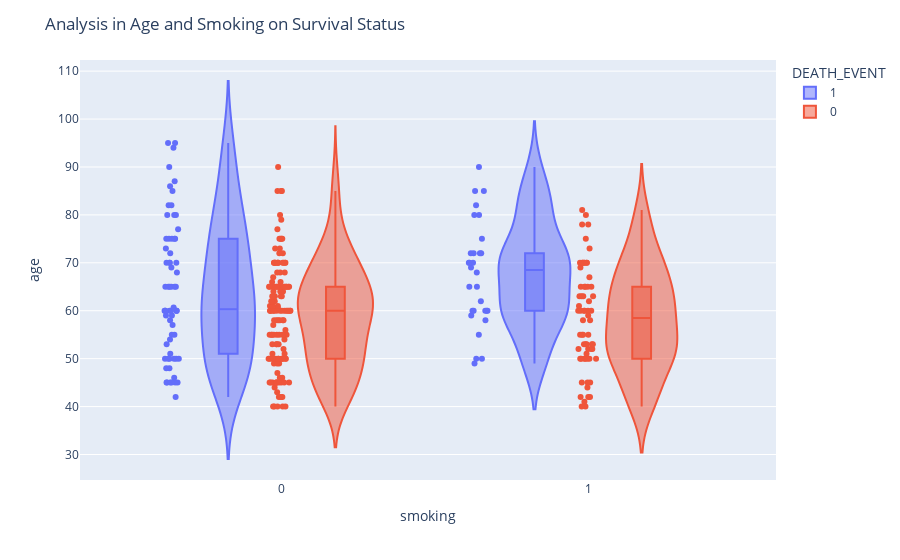

Notebook cell for this chart:
### Markdown cell above
Age Report

* Survival spread is high in age's flow of 40 to 70
* The Survival is high for both male between 50 to 60 and female's age between 60 to 70 respectively

### Code cell
fig = px.violin(heart_data, y="age", x="smoking", color="DEATH_EVENT", box=True, points="all", hover_data=heart_data.columns)
fig.update_layout(title_text="Analysis in Age and Smoking on Survival Status")
fig.show()

### Figure 1 — Plotly figure (JSON) as saved in the notebook; plotly's stock layout.template omitted (floating-point values rounded to 4 significant figures; data arrays with more than 128 entries replaced by an {"elided": "..."} marker saying what was removed)
{"data": [{"alignmentgroup": "True", "box": {"visible": true}, "customdata": {"elided": "96x13 float values"}, "hovertemplate": "DEATH_EVENT=%{customdata[12]}<br>smoking=%{customdata[10]}<br>age=%{customdata[0]}<br>anaemia=%{customdata[1]}<br>creatinine_phosphokinase=%{customdata[2]}<br>diabetes=%{customdata[3]}<br>ejection_fraction=%{customdata[4]}<br>high_blood_pressure=%{customdata[5]}<br>platelets=%{customdata[6]}<br>serum_creatinine=%{customdata[7]}<br>serum_sodium=%{customdata[8]}<br>sex=%{customdata[9]}<br>time=%{customdata[11]}<extra></extra>", "legendgroup": "1", "marker": {"color": "#636efa"}, "name": "1", "offsetgroup": "1", "orientation": "v", "points": "all", "scalegroup": "True", "showlegend": true, "type": "violin", "x": [0, 0, 1, 0, 0, 1, 0, 1, 0, 1, 1, 1, 0, 0, 0, 0, 0, 0, 0, 0, 1, 0, 1, 0, 1, 0, 1, 0, 0, 0, 0, 0, 0, 0, 0, 1, 1, 1, 0, 1, 0, 1, 0, 0, 0, 0, 0, 0, 1, 0, 1, 1, 0, 0, 0, 1, 0, 1, 0, 0, 1, 1, 1, 0, 0, 0, 1, 1, 0, 0, 0, 0, 0, 1, 0, 0, 0, 0, 0, 0, 1, 1, 0, 1, 0, 0, 0, 0, 0, 0, 0, 0, 0, 0, 0, 1], "x0": " ", "xaxis": "x", "y": [75.0, 55.0, 65.0, 50.0, 65.0, 90.0, 75.0, 60.0, 65.0, 80.0, 75.0, 62.0, 45.0, 50.0, 82.0, 87.0, 45.0, 70.0, 48.0, 65.0, 68.0, 75.0, 80.0, 95.0, 70.0, 58.0, 82.0, 94.0, 85.0, 50.0, 65.0, 69.0, 90.0, 82.0, 60.0, 70.0, 50.0, 70.0, 60.0, 50.0, 51.0, 60.0, 80.0, 57.0, 68.0, 53.0, 60.0, 70.0, 60.0, 95.0, 49.0, 72.0, 45.0, 50.0, 45.0, 60.0, 42.0, 72.0, 70.0, 65.0, 85.0, 69.0, 60.0, 60.0, 59.0, 60.0, 72.0, 85.0, 70.0, 86.0, 60.0, 46.0, 80.0, 72.0, 75.0, 72.0, 50.0, 45.0, 80.0, 59.0, 59.0, 65.0, 75.0, 58.0, 60.67, 50.0, 60.0, 45.0, 77.0, 48.0, 54.0, 73.0, 60.0, 55.0, 65.0, 55.0], "y0": " ", "yaxis": "y"}, {"alignmentgroup": "True", "box": {"visible": true}, "customdata": {"elided": "203x13 float values"}, "hovertemplate": "DEATH_EVENT=%{customdata[12]}<br>smoking=%{customdata[10]}<br>age=%{customdata[0]}<br>anaemia=%{customdata[1]}<br>creatinine_phosphokinase=%{customdata[2]}<br>diabetes=%{customdata[3]}<br>ejection_fraction=%{customdata[4]}<br>high_blood_pressure=%{customdata[5]}<br>platelets=%{customdata[6]}<br>serum_creatinine=%{customdata[7]}<br>serum_sodium=%{customdata[8]}<br>sex=%{customdata[9]}<br>time=%{customdata[11]}<extra></extra>", "legendgroup": "0", "marker": {"color": "#EF553B"}, "name": "0", "offsetgroup": "0", "orientation": "v", "points": "all", "scalegroup": "True", "showlegend": true, "type": "violin", "x": {"elided": "203 int values"}, "x0": " ", "xaxis": "x", "y": {"elided": "203 float values"}, "y0": " ", "yaxis": "y"}], "layout": {"legend": {"title": {"text": "DEATH_EVENT"}, "tracegroupgap": 0}, "margin": {"t": 60}, "title": {"text": "Analysis in Age and Smoking on Survival Status"}, "violinmode": "group", "xaxis": {"anchor": "y", "domain": [0.0, 1.0], "title": {"text": "smoking"}}, "yaxis": {"anchor": "x", "domain": [0.0, 1.0], "title": {"text": "age"}}}}
